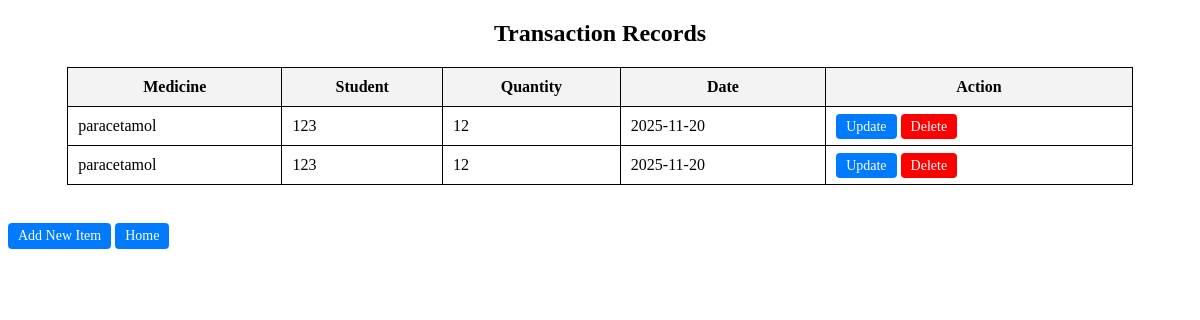
Screenshot of /transaction/index.php with the database file from the repository.
### tables this page shows
CREATE TABLE `transaction` (
  `transactionID` int(11) NOT NULL,
  `quantity` int(11) NOT NULL,
  `transactionDate` date NOT NULL,
  `itemID` int(11) DEFAULT NULL,
  `studentID` int(11) DEFAULT NULL
);

CREATE TABLE `inventory` (
  `itemID` int(11) NOT NULL,
  `genericName` varchar(32) NOT NULL,
  `dosage` varchar(32) NOT NULL,
  `brand` varchar(32) NOT NULL,
  `category` varchar(32) NOT NULL,
  `addDate` date NOT NULL,
  `expDate` date NOT NULL,
  `quantity` int(11) NOT NULL
);

CREATE TABLE `studentrecord` (
  `ID` int(11) NOT NULL,
  `name` varchar(32) NOT NULL,
  `idNum` int(11) NOT NULL,
  `department` varchar(30) NOT NULL,
  `complaint` varchar(255) NOT NULL,
  `visitDate` date NOT NULL
);

### transaction/oop.php (called while the page is built, shortened)
<?php
class oop_class {
    private $conn;
    function __construct() {
        try {
            $connection = "mysql:host=" . SERVER . ";dbname=" . DBNAME . ";charset=utf8";
            $this->conn = new PDO($connection, USER, PASS);
            $this->conn->setAttribute(PDO::ATTR_ERRMODE, PDO::ERRMODE_EXCEPTION);
        } catch (PDOException $e) {
            echo "<script>alert('Connection Failed');</script>";
        }
    }
    public function show_data() {
        $select = "
            SELECT
                t.transactionID,
                t.quantity,
                t.transactionDate,
                i.genericName AS medicineName,
                s.name AS studentName
            FROM transaction t
            LEFT JOIN inventory i ON t.itemID = i.itemID
            LEFT JOIN studentrecord s ON t.studentID = s.ID
            ORDER BY t.transactionID DESC
        ";
        $stmt = $this->conn->prepare($select);
        $stmt->execute();
        return $stmt->fetchAll(PDO::FETCH_ASSOC);
    }
}
?>

### transaction/index.php (the view, shortened to what this page needs)
<?php
include "oop.php";
$oop = new oop_class();
$data = $oop->show_data();
?>
<!DOCTYPE html>
<html>
<head>
</head>
<body>
<h2 style="text-align:center;">Transaction Records</h2>
<table>
    <tr>
        <th>Medicine</th>
        <th>Student</th>
        <th>Quantity</th>
        <th>Date</th>
        <th>Action</th>
    </tr>
    <?php foreach ($data as $row) { ?>
        <tr>
            <td><?= $row['medicineName']; ?></td>
            <td><?= $row['studentName']; ?></td>
            <td><?= $row['quantity']; ?></td>
            <td><?= $row['transactionDate']; ?></td>
            <td>
                <a class="btn" href="update.php?id=<?= $row['transactionID']; ?>">Update</a>
                <a class="btn delete"
                   href="delete.php?id=<?= $row['transactionID']; ?>"
                   onclick="return confirm('Delete this record?');">
                   Delete
                </a>
            </td>
        </tr>
    <?php } ?>
</table>
<br>
<a href="add.php" class="btn add-btn">Add New Item</a>
<a href="#" class="btn add-btn">Home</a>
</body>
</html>

### transaction/index.php (style rules this page uses)
table { width: 90%; border-collapse: collapse; margin: 20px auto; }
table, th, td { border: 1px solid black; padding: 10px; }
th { background: #f3f3f3; }
a.btn { padding: 5px 10px; background: #007bff; color: white; text-decoration: none; border-radius: 4px; }
a.btn.delete { background: red; }
.btn { padding: 6px 10px; text-decoration: none; border-radius: 4px; font-size: 14px; }
.add-btn { background-color: #4CAF50; color: white; margin-bottom: 10px; display: inline-block; }

### rows the page displays
transaction: itemID.genericName "paracetamol", studentrecord.name "123", quantity "12", transactionDate "2025-11-20"
transaction: itemID.genericName "paracetamol", studentrecord.name "123", quantity "12", transactionDate "2025-11-20"
